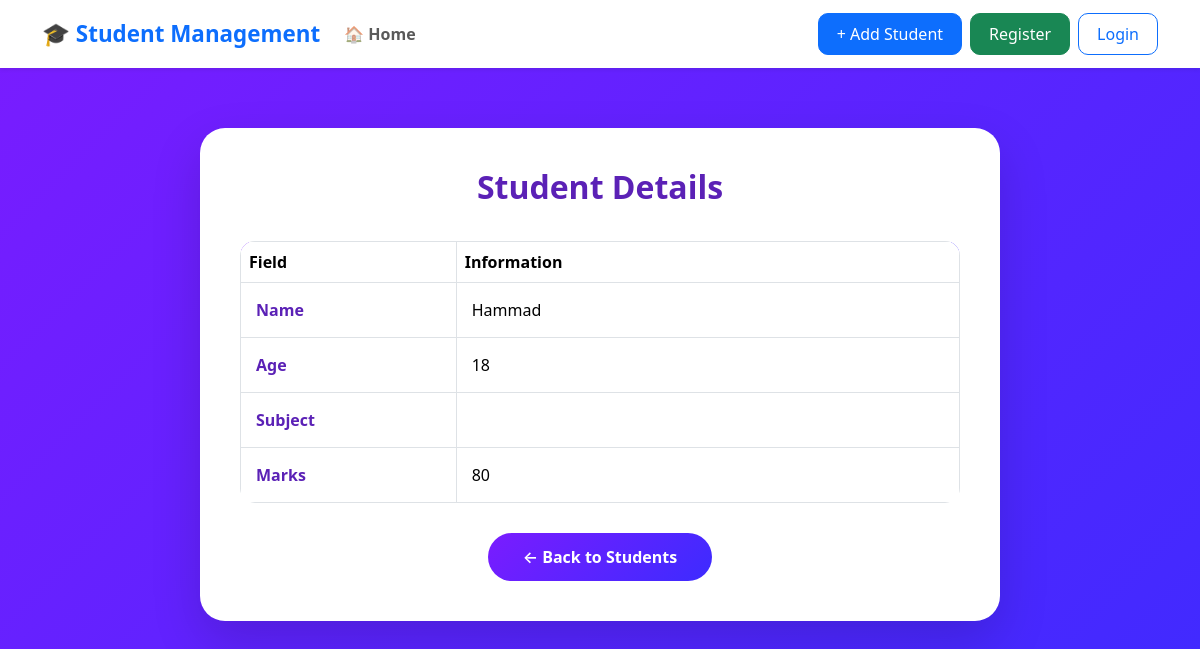
/detail/4/, run on the app's committed database.
### student_app/models.py (models this page shows)
class Student(models.Model):
    user = models.ForeignKey(User, on_delete=models.CASCADE)
    name = models.CharField(max_length=100)
    age = models.IntegerField()
    marks = models.IntegerField()
    email = models.EmailField(max_length=100, blank=True)
    enrollment_date = models.DateField(default=timezone.now)
    is_active = models.BooleanField(default=True)
    courses = models.ManyToManyField("Course")

### student_app/views.py (the view)
# urls.py: path("detail/<int:pk>/", views.StudentDetailView.as_view(), name="detail_student"),
class StudentDetailView(DetailView):
    model = Student

### templates/student_app/student_detail.html (shortened to what this page needs)
{% extends "student_app/base.html" %}
{% block content %}
<div class="detail-wrapper">
    <div class="detail-card">
        <h2>Student Details</h2>
        <table class="table table-bordered">
            <thead>
                <tr>
                    <th>Field</th>
                    <th>Information</th>
                </tr>
            </thead>
            <tbody>
                <tr>
                    <td>Name</td>
                    <td>{{ student.name }}</td>
                </tr>
                <tr>
                    <td>Age</td>
                    <td>{{ student.age }}</td>
                </tr>
                <tr>
                    <td>Subject</td>
                    <td>{{ student.subject }}</td>
                </tr>
                <tr>
                    <td>Marks</td>
                    <td>{{ student.marks }}</td>
                </tr>
            </tbody>
        </table>
        <div class="button-area">
            <a href="{% url 'student_list' %}" class="back-btn">
                ← Back to Students
            </a>
        </div>
    </div>
</div>
{% endblock %}

### templates/student_app/student_detail.html (style rules this page uses)
body { min-height:100vh; background:linear-gradient(135deg,#7a1cff,#3d2bff); }
.detail-wrapper { max-width:800px; margin:60px auto; }
.detail-card { background:#fff; border-radius:25px; padding:40px; box-shadow:0 20px 50px rgba(0,0,0,.15); }
.detail-card h2 { text-align:center; color:#5b21b6; font-weight:700; margin-bottom:35px; }
.table { margin-bottom:30px; border-radius:15px; overflow:hidden; }
.table thead { background:linear-gradient(135deg,#7a1cff,#3d2bff); color:#fff; }
.table tbody tr td { vertical-align:middle; padding:15px; font-size:16px; }
.table tbody tr td:first-child { font-weight:600; width:30%; color:#5b21b6; }
.button-area { text-align:center; }
.back-btn { display:inline-block; padding:12px 35px; border-radius:50px; text-decoration:none; background:linear-gradient(135deg,#7a1cff,#3d2bff); color:#fff; font-weight:600; transition:.3s; }

### data on the page
Student: name "Hammad", age "18", marks "80"
